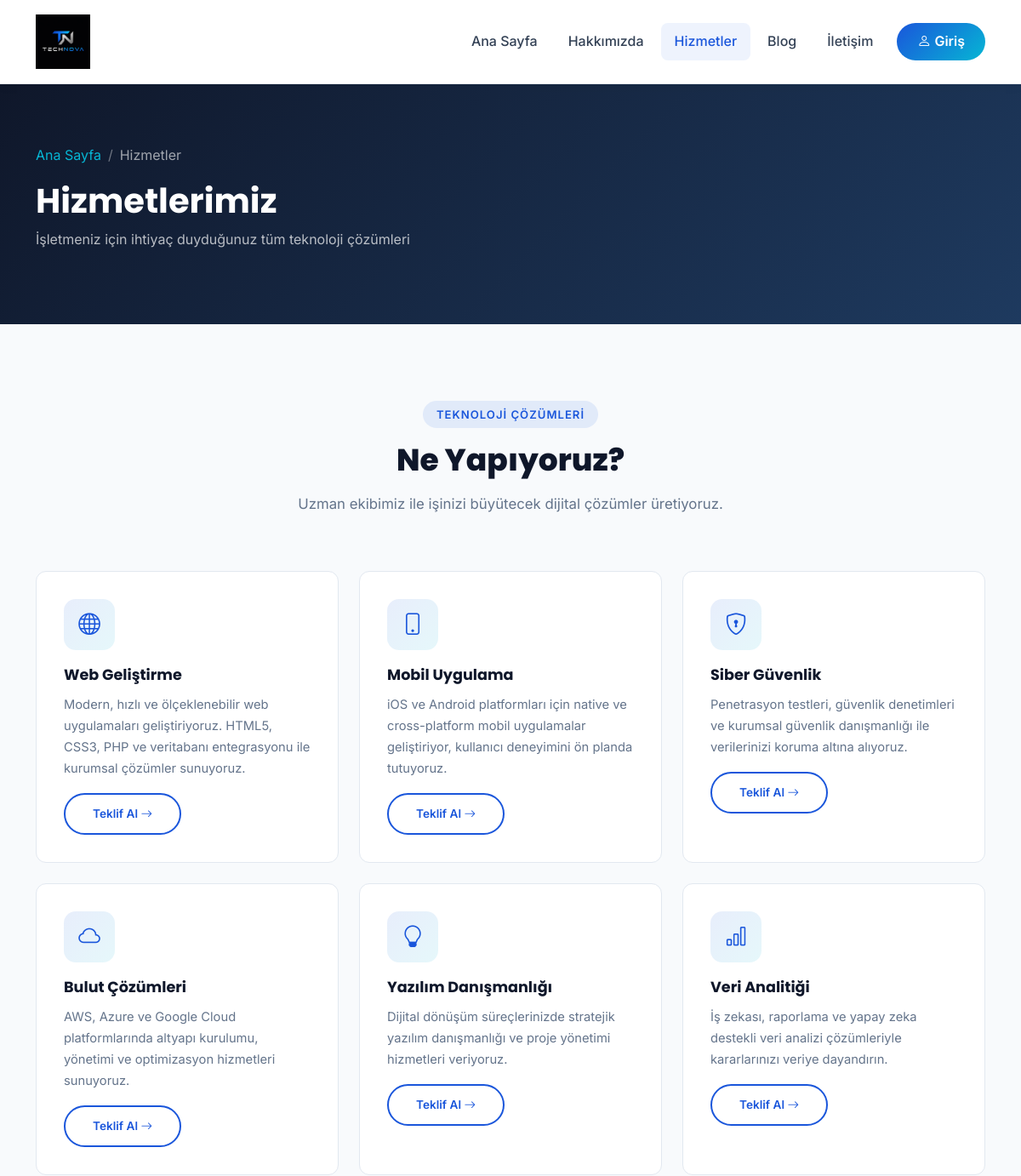
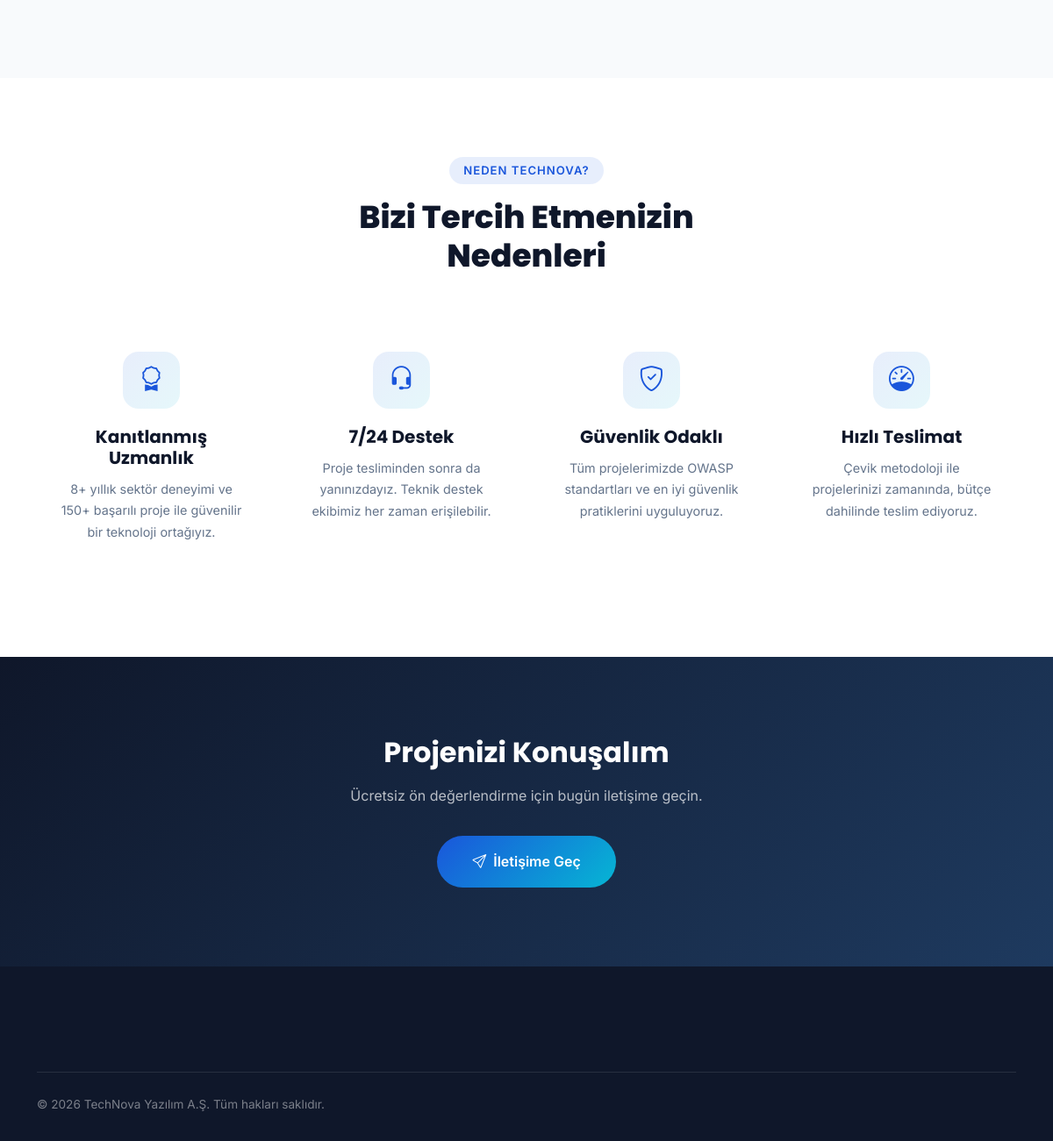
Page /hizmetler.php on the committed database (2 pictures, top to bottom).
### tables this page shows
CREATE TABLE `hizmetler` (
  `id` int(11) NOT NULL AUTO_INCREMENT,
  `hizmet_adi` varchar(255) NOT NULL,
  `aciklama` text NOT NULL,
  `icon` varchar(100) DEFAULT 'bi-gear',
  `resim` varchar(255) DEFAULT NULL,
  `sira` int(11) NOT NULL DEFAULT 0,
  `durum` tinyint(1) NOT NULL DEFAULT 1,
  PRIMARY KEY (`id`)
);

### config.php (called while the page is built, shortened)
<?php
function isLoggedIn() {
    return isset($_SESSION['kullanici_id']);
}
?>

### hizmetler.php (the view, shortened to what this page needs)
<?php require_once 'config.php'; ?>
<!DOCTYPE html>
<html lang="tr">
<head>
<link href="https://cdn.jsdelivr.net/npm/bootstrap@5.3.2/dist/css/bootstrap.min.css" rel="stylesheet">
<link href="https://cdn.jsdelivr.net/npm/bootstrap-icons@1.11.3/font/bootstrap-icons.css" rel="stylesheet">
<link href="<?= SITE_URL ?>/assets/css/style.css" rel="stylesheet">
</head>
<body>
<nav class="navbar navbar-expand-lg">
  <div class="container">
    <a class="navbar-brand" href="<?= SITE_URL ?>">
      <img src="<?= SITE_URL ?>/assets/img/logo.png" alt="TechNova" class="logo-img">
    </a>
    <div class="collapse navbar-collapse" id="navMain">
      <ul class="navbar-nav ms-auto align-items-lg-center gap-1">
        <li class="nav-item"><a class="nav-link" href="<?= SITE_URL ?>">Ana Sayfa</a></li>
        <li class="nav-item"><a class="nav-link" href="<?= SITE_URL ?>/hakkimizda.php">Hakkımızda</a></li>
        <li class="nav-item"><a class="nav-link active" href="<?= SITE_URL ?>/hizmetler.php">Hizmetler</a></li>
        <li class="nav-item"><a class="nav-link" href="<?= SITE_URL ?>/blog.php">Blog</a></li>
        <li class="nav-item"><a class="nav-link" href="<?= SITE_URL ?>/iletisim.php">İletişim</a></li>
        <?php if (isLoggedIn()): ?>
        <li class="nav-item"><a class="nav-link btn-nav-cta ms-2" href="<?= SITE_URL ?>/admin/index.php"><i class="bi bi-speedometer2"></i> Panel</a></li>
        <?php else: ?>
        <li class="nav-item"><a class="nav-link btn-nav-cta ms-2" href="<?= SITE_URL ?>/giris.php"><i class="bi bi-person"></i> Giriş</a></li>
        <?php endif; ?>
      </ul>
    </div>
  </div>
</nav>
<div class="page-header">
  <div class="container">
    <nav aria-label="breadcrumb"><ol class="breadcrumb mb-3">
      <li class="breadcrumb-item"><a href="<?= SITE_URL ?>">Ana Sayfa</a></li>
      <li class="breadcrumb-item active">Hizmetler</li>
    </ol></nav>
    <h1>Hizmetlerimiz</h1>
    <p>İşletmeniz için ihtiyaç duyduğunuz tüm teknoloji çözümleri</p>
  </div>
</div>
<section class="services-section section-pad">
  <div class="container">
    <div class="row justify-content-center text-center mb-5">
      <div class="col-lg-7">
        <div class="section-badge">Teknoloji Çözümleri</div>
        <h2 class="section-title">Ne Yapıyoruz?</h2>
        <p class="section-sub mx-auto">Uzman ekibimiz ile işinizi büyütecek dijital çözümler üretiyoruz.</p>
      </div>
    </div>
    <div class="row g-4">
      <?php
      $stmt = $pdo->query("SELECT * FROM hizmetler WHERE durum=1 ORDER BY sira");
      while($s = $stmt->fetch()):
      ?>
      <div class="col-lg-4 col-md-6">
        <div class="service-card h-100">
          <div class="service-icon"><i class="bi <?= htmlspecialchars($s['icon']) ?>"></i></div>
          <h5><?= htmlspecialchars($s['hizmet_adi']) ?></h5>
          <p><?= htmlspecialchars($s['aciklama']) ?></p>
          <a href="<?= SITE_URL ?>/iletisim.php" class="btn-outline-custom btn btn-sm mt-auto" style="border-radius:25px; font-size:0.85rem; margin-top:1rem !important; display:inline-block;">Teklif Al <i class="bi bi-arrow-right"></i></a>
        </div>
      </div>
      <?php endwhile; ?>
    </div>
  </div>
</section>
<section class="section-pad" style="background:white;">
  <div class="container">
    <div class="row justify-content-center text-center mb-5">
      <div class="col-lg-6">
        <div class="section-badge">Neden TechNova?</div>
        <h2 class="section-title">Bizi Tercih Etmenizin Nedenleri</h2>
      </div>
    </div>
    <div class="row g-4">
      <?php
      $nedenler = [
          ['bi-award','Kanıtlanmış Uzmanlık','8+ yıllık sektör deneyimi ve 150+ başarılı proje ile güvenilir bir teknoloji ortağıyız.'],
          ['bi-headset','7/24 Destek','Proje tesliminden sonra da yanınızdayız. Teknik destek ekibimiz her zaman erişilebilir.'],
          ['bi-shield-check','Güvenlik Odaklı','Tüm projelerimizde OWASP standartları ve en iyi güvenlik pratiklerini uyguluyoruz.'],
          ['bi-speedometer','Hızlı Teslimat','Çevik metodoloji ile projelerinizi zamanında, bütçe dahilinde teslim ediyoruz.'],
      ];
      foreach($nedenler as $n): ?>
      <div class="col-lg-3 col-md-6">
        <div style="text-align:center; padding:1.5rem;">
          <div style="width:65px; height:65px; background:linear-gradient(135deg,rgba(26,86,219,0.1),rgba(6,182,212,0.1)); border-radius:18px; display:flex; align-items:center; justify-content:center; font-size:1.8rem; color:#1A56DB; margin:0 auto 1.25rem;">
            <i class="bi <?= $n[0] ?>"></i>
          </div>
          <h5 style="margin-bottom:0.75rem;"><?= $n[1] ?></h5>
          <p style="color:#64748B; font-size:0.9rem;"><?= $n[2] ?></p>
        </div>
      </div>
      <?php endforeach; ?>
    </div>
  </div>
</section>
<section class="section-pad" style="background:linear-gradient(135deg,#0F172A,#1e3a5f);">
  <div class="container text-center">
    <div class="row justify-content-center">
      <div class="col-lg-6">
        <h2 style="color:white; margin-bottom:1rem;">Projenizi Konuşalım</h2>
        <p style="color:rgba(255,255,255,0.7); margin-bottom:2rem;">Ücretsiz ön değerlendirme için bugün iletişime geçin.</p>
        <a href="<?= SITE_URL ?>/iletisim.php" class="btn-hero-primary" style="font-size:1rem; padding:1rem 2.5rem;">
          <i class="bi bi-send"></i> İletişime Geç
        </a>
      </div>
    </div>
  </div>
</section>
<footer class="footer">
  <div class="container">
    <div class="footer-bottom" style="border-top:1px solid rgba(255,255,255,0.1); padding-top:25px;">
      <span>&copy; <?= date('Y') ?> TechNova Yazılım A.Ş. Tüm hakları saklıdır.</span>
    </div>
  </div>
</footer>
</body>
</html>

### assets/css/style.css (style rules this page uses)
:root { --primary: #1A56DB; --primary-dark: #1344B5; --secondary: #0F172A; --accent: #06B6D4; --light: #F8FAFC; --gray: #64748B; --text: #334155; --white: #ffffff; --border: #E2E8F0; --shadow: 0 4px 24px rgba(26, 86, 219, 0.10); --radius: 12px; --transition: all 0.3s ease; }
* { margin: 0; padding: 0; box-sizing: border-box; }
body { font-family: 'Inter', sans-serif; color: var(--text); background: var(--white); line-height: 1.7; }
h1, h2, h3, h4, h5 { font-family: 'Poppins', sans-serif; color: var(--secondary); font-weight: 700; }
a { text-decoration: none; color: var(--primary); transition: var(--transition); }
.navbar { background: var(--white) !important; border-bottom: 1px solid var(--border); padding: 0.75rem 0; box-shadow: 0 2px 12px rgba(0,0,0,0.06); position: sticky; top: 0; z-index: 1000; }
.navbar-brand { display: flex; align-items: center; gap: 10px; font-family: 'Poppins', sans-serif; font-weight: 800; font-size: 1.5rem; color: var(--secondary) !important; }
.navbar-brand .logo-img { height: 64px; width: auto; object-fit: contain; display: inline-block; }
.nav-link { color: var(--text) !important; font-weight: 500; padding: 0.5rem 1rem !important; border-radius: 8px; transition: var(--transition); }
.nav-link:hover, .nav-link.active { color: var(--primary) !important; background: rgba(26, 86, 219, 0.07); }
.btn-nav-cta { background: linear-gradient(135deg, var(--primary), var(--accent)); color: white !important; border-radius: 25px; padding: 0.5rem 1.5rem !important; font-weight: 600; }
.btn-hero-primary { background: linear-gradient(135deg, var(--primary), var(--accent)); color: white; padding: 0.9rem 2rem; border-radius: 50px; font-weight: 600; font-size: 1rem; display: inline-flex; align-items: center; gap: 8px; transition: var(--transition); border: none; }
.section-pad { padding: 90px 0; }
.section-badge { display: inline-block; background: rgba(26, 86, 219, 0.1); color: var(--primary); padding: 0.3rem 1rem; border-radius: 25px; font-size: 0.82rem; font-weight: 600; text-transform: uppercase; letter-spacing: 1px; margin-bottom: 1rem; }
.section-title { font-size: clamp(1.8rem, 3vw, 2.5rem); font-weight: 800; color: var(--secondary); margin-bottom: 1rem; }
.section-sub { font-size: 1.05rem; color: var(--gray); max-width: 600px; }
.services-section { background: var(--light); }
.service-card { background: white; border-radius: var(--radius); padding: 2rem; border: 1px solid var(--border); transition: var(--transition); height: 100%; }
.service-icon { width: 60px; height: 60px; background: linear-gradient(135deg, rgba(26, 86, 219, 0.1), rgba(6, 182, 212, 0.1)); border-radius: 14px; display: flex; align-items: center; justify-content: center; font-size: 1.6rem; color: var(--primary); margin-bottom: 1.2rem; transition: var(--transition); }
.service-card h5 { font-size: 1.1rem; margin-bottom: 0.75rem; }
.service-card p { color: var(--gray); font-size: 0.92rem; margin: 0; }
.footer { background: var(--secondary); color: rgba(255,255,255,0.75); padding: 70px 0 30px; }
.footer-bottom { border-top: 1px solid rgba(255,255,255,0.1); margin-top: 50px; padding-top: 25px; display: flex; justify-content: space-between; align-items: center; flex-wrap: wrap; gap: 1rem; font-size: 0.85rem; color: rgba(255,255,255,0.45); }
.btn-outline-custom { background: transparent; color: var(--primary); border: 2px solid var(--primary); padding: 0.75rem 2rem; border-radius: 50px; font-weight: 600; transition: var(--transition); }
.page-header { background: linear-gradient(135deg, var(--secondary), #1e3a5f); padding: 70px 0; color: white; }
.page-header h1 { color: white; font-size: 2.5rem; }
.page-header p { color: rgba(255,255,255,0.7); }
.breadcrumb-item + .breadcrumb-item::before { color: rgba(255,255,255,0.4); }
.breadcrumb-item a { color: var(--accent); }
.breadcrumb-item.active { color: rgba(255,255,255,0.6); }

### rows in the picture
hizmetler: hizmet_adi "Web Geliştirme", aciklama "Modern, hızlı ve ölçeklenebilir web uygulamaları geliştiriyoruz. HTML5, CSS3, PHP ve veritabanı entegrasyonu ile kurumsal çözümler sunuyoruz."
hizmetler: hizmet_adi "Mobil Uygulama", aciklama "iOS ve Android platformları için native ve cross-platform mobil uygulamalar geliştiriyor, kullanıcı deneyimini ön planda tutuyoruz."
hizmetler: hizmet_adi "Siber Güvenlik", aciklama "Penetrasyon testleri, güvenlik denetimleri ve kurumsal güvenlik danışmanlığı ile verilerinizi koruma altına alıyoruz."
hizmetler: hizmet_adi "Bulut Çözümleri", aciklama "AWS, Azure ve Google Cloud platformlarında altyapı kurulumu, yönetimi ve optimizasyon hizmetleri sunuyoruz."
hizmetler: hizmet_adi "Yazılım Danışmanlığı", aciklama "Dijital dönüşüm süreçlerinizde stratejik yazılım danışmanlığı ve proje yönetimi hizmetleri veriyoruz."
hizmetler: hizmet_adi "Veri Analitiği", aciklama "İş zekası, raporlama ve yapay zeka destekli veri analizi çözümleriyle kararlarınızı veriye dayandırın."

### other values in the picture
$n[1] "Kanıtlanmış Uzmanlık"
$n[2] "8+ yıllık sektör deneyimi ve 150+ başarılı proje ile güvenilir bir teknoloji ortağıyız."
$n[1] "7/24 Destek"
$n[2] "Proje tesliminden sonra da yanınızdayız. Teknik destek ekibimiz her zaman erişilebilir."
$n[1] "Güvenlik Odaklı"
$n[2] "Tüm projelerimizde OWASP standartları ve en iyi güvenlik pratiklerini uyguluyoruz."
$n[1] "Hızlı Teslimat"
$n[2] "Çevik metodoloji ile projelerinizi zamanında, bütçe dahilinde teslim ediyoruz."
